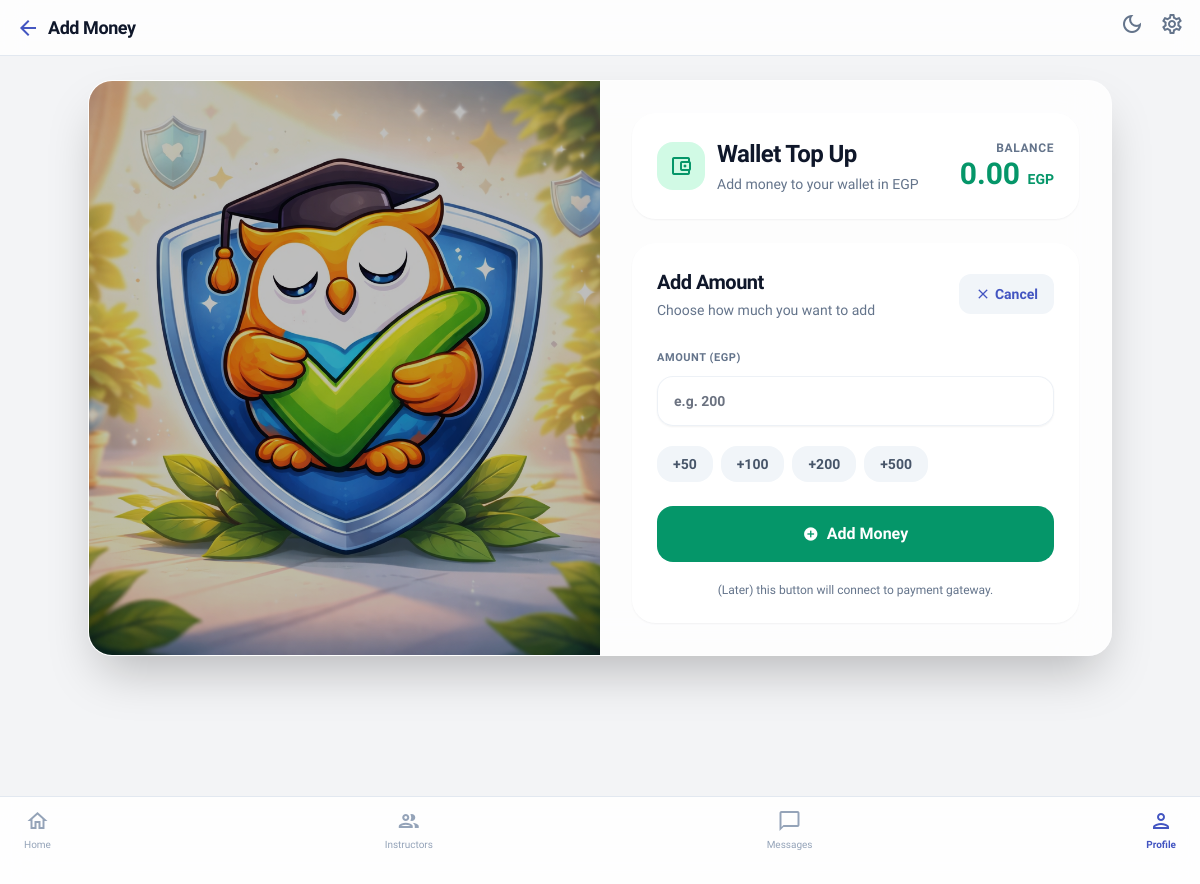
Before: /wallet/add/ (signed in) with the older database file.
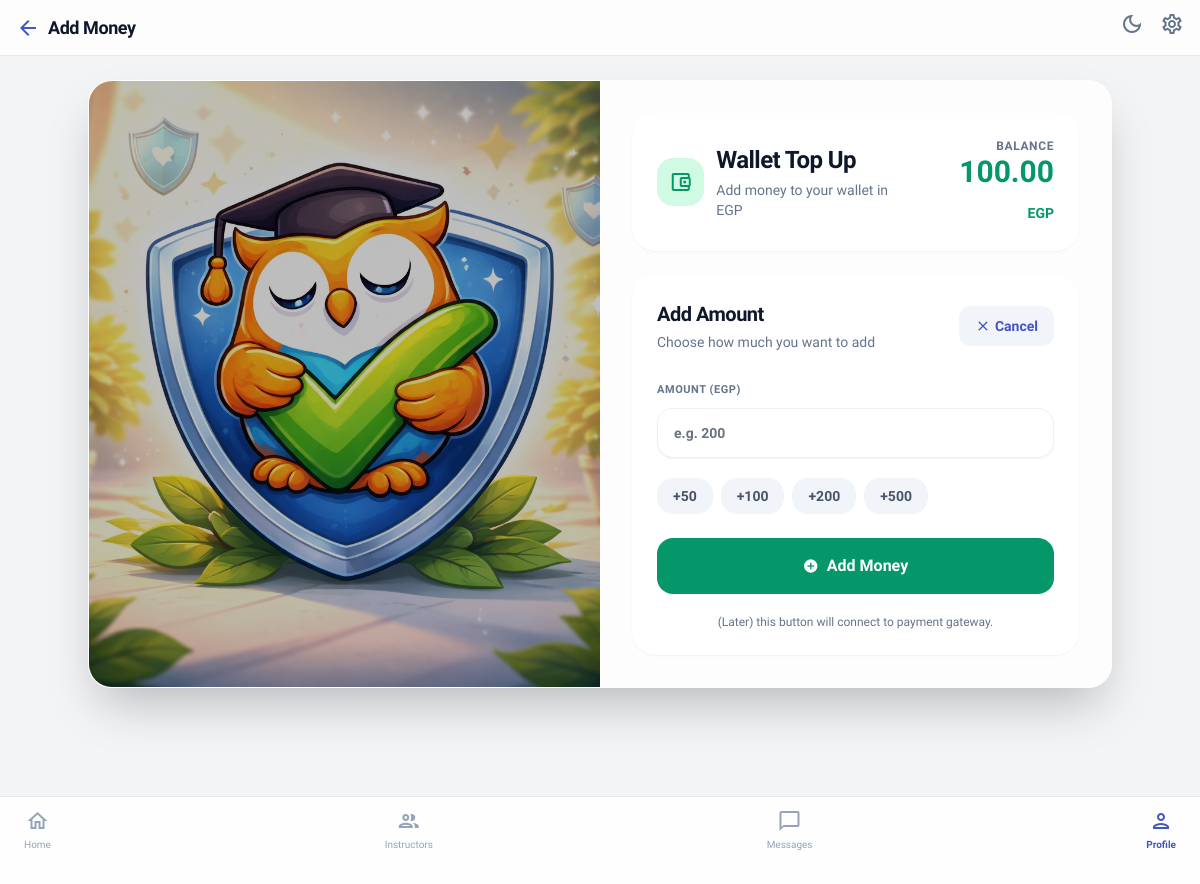
After: the same page with the newer database file.
### teach/models.py (models this page shows, shortened)
class Wallet(models.Model):
    user = models.OneToOneField(
        settings.AUTH_USER_MODEL,
        on_delete=models.CASCADE,
        related_name="wallet"
    )
    balance = models.DecimalField(
        max_digits=10,
        decimal_places=2,
        default=0
    )
    updated_at = models.DateTimeField(auto_now=True)

### teach/views.py (the view, shortened to what this page needs)
# urls.py: path("wallet/add/", views.add_money_to_wallet, name="add_money_to_wallet"),
@login_required
def add_money_to_wallet(request):
    wallet, _ = Wallet.objects.get_or_create(user=request.user)
    return render(request, "teach/add_money_to_wallet.html", {
        "wallet_balance": wallet.balance,
    })

### templates/teach/add_money_to_wallet.html (shortened to what the changed rows need)
{% load static %}
<!DOCTYPE html>
<html class="light" lang="en">
<head>
  <script src="https://cdn.tailwindcss.com?plugins=forms,typography"></script>
  <link rel="stylesheet" href="{% static 'teach/css/style.css' %}">
</head>
<body class="bg-background-light dark:bg-background-dark text-slate-900 dark:text-slate-100 pb-24">
  <main class="px-4 py-6">
    <div class="max-w-5xl mx-auto">
      <section class="bg-white/80 dark:bg-slate-900/70 backdrop-blur-xl border border-white/30 dark:border-slate-800/60 rounded-3xl shadow-2xl overflow-hidden">
        <div class="grid grid-cols-1 md:grid-cols-2">
          <div class="p-6 sm:p-8 space-y-6">
            <div class="bg-white/70 dark:bg-slate-900/60 border border-white/20 dark:border-slate-800/60 rounded-3xl p-5 sm:p-6 shadow-sm">
              <div class="flex items-center justify-between gap-3">
                <div class="flex items-center gap-3">
                  <div>
                    <h1 class="text-xl sm:text-2xl font-bold tracking-tight">Wallet Top Up</h1>
                  </div>
                </div>
                <div class="text-right">
                  <p class="text-xs font-bold tracking-wider text-slate-500 dark:text-slate-400 uppercase">Balance</p>
                  <p class="text-2xl sm:text-3xl font-extrabold text-emerald-600 dark:text-emerald-400 leading-tight">
                    {{ wallet_balance|default:"0"|floatformat:2 }} <span class="text-sm font-bold">EGP</span>
                  </p>
                </div>
              </div>
            </div>
            <div class="bg-white/70 dark:bg-slate-900/60 border border-white/20 dark:border-slate-800/60 rounded-3xl p-5 sm:p-6 shadow-sm">
              <div class="flex items-center justify-between gap-3 mb-6">
                <div>
                  <h2 class="text-lg sm:text-xl font-bold tracking-tight">Add Amount</h2>
                </div>
              </div>
            </div>
          </div>
        </div>
      </section>
    </div>
  </main>
</body>
</html>

Changed rows visible on the page:
changed Wallet: balance "0.00" → "100.00"
